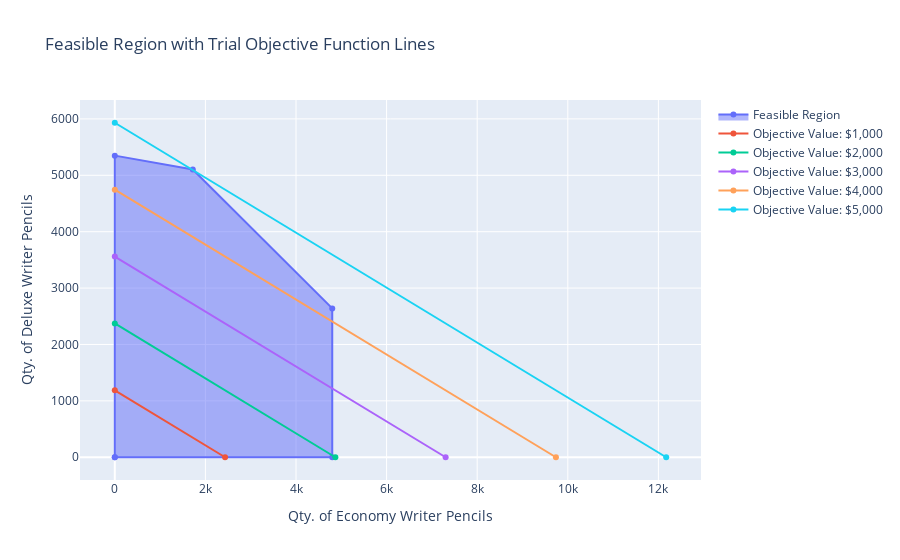

This figure's notebook cell:
### Markdown cell above
### Optimal Solution Investigation

### Code cell
obj_traces = []
for i in [1000, 2000, 3000, 4000, 5000]:
    obj_traces.append(go.Scatter(
        x = [0, i/profit_contrib['Economy']],
        y = [i/profit_contrib['Deluxe'], 0],
        name = f'Objective Value: ${i:,}'
    ))
    
layout['title']['text'] = 'Feasible Region with Trial Objective Function Lines'
fig = go.Figure(data=[feasible_region]+obj_traces, layout=layout)
iplot(fig)

### Figure 1 — Plotly figure (JSON) as saved in the notebook; plotly's stock layout.template omitted (floating-point values rounded to 4 significant figures)
{"data": [{"fill": "toself", "name": "Feasible Region", "type": "scatter", "x": [0, 0, 1722.0, 4800, 4800, 0], "y": [0, 5349.0, 5103.0, 2640, 0, 0]}, {"name": "Objective Value: $1,000", "type": "scatter", "x": [0, 2434.0], "y": [1186.0, 0]}, {"name": "Objective Value: $2,000", "type": "scatter", "x": [0, 4869.0], "y": [2373.0, 0]}, {"name": "Objective Value: $3,000", "type": "scatter", "x": [0, 7303.0], "y": [3559.0, 0]}, {"name": "Objective Value: $4,000", "type": "scatter", "x": [0, 9738.0], "y": [4745.0, 0]}, {"name": "Objective Value: $5,000", "type": "scatter", "x": [0, 12170.0], "y": [5932.0, 0]}], "layout": {"autosize": true, "title": {"text": "Feasible Region with Trial Objective Function Lines"}, "xaxis": {"autorange": true, "range": [-713.6, 12890.0], "title": {"text": "Qty. of Economy Writer Pencils"}, "type": "linear"}, "yaxis": {"autorange": true, "range": [-417.7, 6349.0], "title": {"text": "Qty. of Deluxe Writer Pencils"}, "type": "linear"}}}
